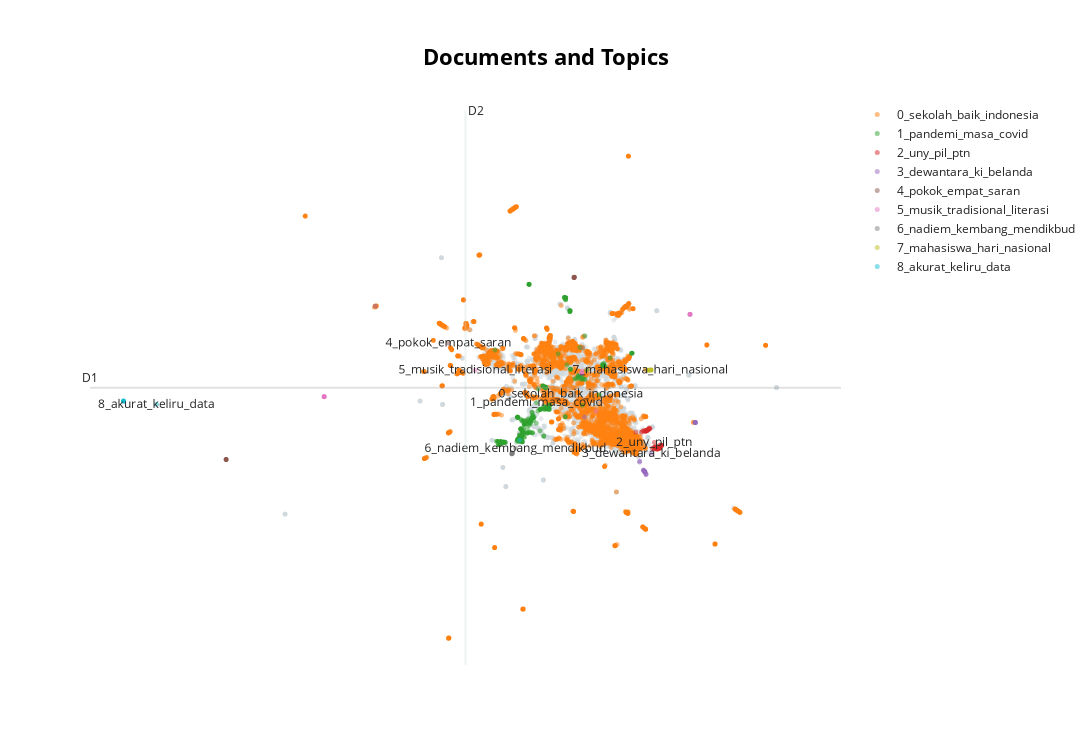

This figure's notebook cell:
### Code cell
topic_model.visualize_documents(text_data)

### Figure 1 — Plotly figure (JSON) as saved in the notebook; plotly's stock layout.template omitted (floating-point values rounded to 4 significant figures; data arrays with more than 128 entries replaced by an {"elided": "..."} marker saying what was removed)
{"data": [{"hoverinfo": "text", "hovertext": {"elided": "3115 str values"}, "marker": {"color": "#CFD8DC", "opacity": 0.5, "size": 5}, "mode": "markers+text", "name": "other", "showlegend": false, "type": "scattergl", "x": {"elided": "3115 float values"}, "y": {"elided": "3115 float values"}}, {"hoverinfo": "text", "hovertext": {"elided": "4696 str values"}, "marker": {"opacity": 0.5, "size": 5}, "mode": "markers+text", "name": "0_sekolah_baik_indonesia", "text": {"elided": "4696 str values"}, "textfont": {"size": 12}, "type": "scattergl", "x": {"elided": "4696 float values"}, "y": {"elided": "4696 float values"}}, {"hoverinfo": "text", "hovertext": {"elided": "375 str values"}, "marker": {"opacity": 0.5, "size": 5}, "mode": "markers+text", "name": "1_pandemi_masa_covid", "text": {"elided": "375 str values"}, "textfont": {"size": 12}, "type": "scattergl", "x": {"elided": "375 float values"}, "y": {"elided": "375 float values"}}, {"hoverinfo": "text", "hovertext": ["its all connected its all because capitalism mulai kualitas  sempat lanjut  peluang kerja kerja benerin benang kusut mulai mana jawab  uang wkw", "sch kalian mana peluang masuk snmsbm nya lebih besar pil unj manajemen  uny manajemen  pil unj manajemen  uny", "amankahh buat mandiri uny jalur nilai utbk   teknologi  ptn", "ptn mau tanya ambil teknologi pendidikankebijakan  uny kalo rep", "cm kakakkakak punya ebook   terima kasih belum", "ptn benar mana pil teknologi  uny pil   uny pil   uny pil teknologi  uny", "cm anak   uny sini mau tanyatanya nih terima kasih", "uny sama ilmu sejarah uny tuh tinggi mana astaga", "ptn spill skor utbk lolos   uny", "ptn minta pilihin ga thank lu advance uny   amp ilkom pil pil", "wkwk lawak jelang snbt malah ribut soal  lesan buat anak  sendiri mana narasiny senjang  yall blame everyne except your own incompetent government loll", "cm kak pdf  inovasi  indonesia terima kasih", "might be an unpopular opinion tengahtengah konflik iran vs isrl students activists being repressed us etc perlu consider halhal buat   depan utama buat program exchange negara sebut", "makanya choose your president wisely biar   ganti jadi lebih baik", "join indonesia si k educators on aug as they discuss the future of education gabung  buat  k indonesia tanggal agustus bahas masa depan", "cm ada program studi bahas atur   thanks", "salah satu essay gue pernah gue bahas bagaimana pak nadiem kalo bikin  kadang enggak permisi sama organisasi pelopor  yg happened be orang agama tua indonesia but this case is much needed go radical and sayang bodo thank you pak", "akhir aku banyak ranting  publik  sekian lama enggak engaged sok people will know what im actually doing and that education policyprogram is not as simple as protesting then making decision", "ptn mau tanya dong tau enggak skor utbk   uny berapaa aku pengin daftar ragu skor aku cukup ga", "uny info group mbkm  manajemen  sama dosen drs argo pambudi yaa thank you", "ptn bantu pilih mending pil   uny pil teknologi  unnes pil teknologi  unnes pil   uny", "ptn titipann ptn benar kak saran apil hi undip pil menejemen unsoed bpil hi undip pil   uny", "baru masalah baru welcome stakeholders we present new rencana aksi solve this", "lolos uny   gak skor utbk nya berapaa", "ptn guys kalo pilih administrasi publik uny pilih   uny aman enggak", "cm gaes bantu kasih contoh kebijakanperaturan  buat penting politik terima kasih jaba", "mohon maaf atas sinyal lot   maaf hamba kak kak", "the value of a college education is not the learning of many facts but the training of the mind think a einstein eyang enggak laku negara ganti perintah   ganti amangambing", "i agree with this tweet on sok many levels gue yakin banget banyak  transum  ketenagakerjaan rencana sehat dkk memang benar u tackle masalah real policy makernya enggak dampak langsung jadi problem solvingnya shallow banget", "dampak paling gede pandemi salah satu kualitas  sekarang kemenristek lebur kemendikbud ngeri benar makin rat bikin  enggak bayang efek riset kualitas anakanak depan were talking what will happen for several years ahead", "habis baca how social dynamics influence a developing countrys language planning and policy artikel bahas perlu bangladesh bikin  bahasa negara enggak ada  bahasa bikin bahasa inggris ranah  enggak punya pijak posisi jelas", "uny ada disink ambil matkul mbkm formulasi   kalo rep", "uny ambil mbkm  sosial   reading for specific purpose sama kewirausahaan sosial ga kirakira grup nya yaa kalo reply makasihh", "lu think tanam  karakter will be successful orang its just akal an orangorang atas buat bikin  baru fresh", "haloo uny ada ambil matkul workshop   aku mau cari teman grup wa nya", "ptn kira kira skor utbk   uny berapa", "cm beda prodi teknologi  administrasi  manajemen  sama   apa yaa", "sayang what you like about un and standardized test dua bikin  inklusif also  nadiem mendemonize un tes tulis mnrt aing kurang tepat", "tanyadong kalian mana peluang masuk snmsbm nya lebih besar pil unj manajemen  uny manajemen  pil unj manajemen  uny", "univjurusan pernah jadi timbang aku pilih sekarang ugm manajemen  publik unair psikologi undip hukum ub ilmu pustaka upi  slb itb fsrd unpad jurnalistik moga terima aamiin", "ptn rata rata buat masuk uny teknik  sama   berapaa yaa sama kira kira peluang masuk lebih gede manaa yaa tia pliss banget bantu sender", "ptn teknologi  uny   uny benar enggak urut pilih makasii", "proposal policy brief argumen   antikorup really suck", "cm kakak mau tanya dong beda jurus manajemen manajemen  publik manajemen  apa terima kasih", "menteri  pilih dorong  ganti seragam orang orang pikir begini isnt supposed be a pr emergency for you guys", "info joki tugas   dong", "cm jurus   universitas mana aja uny", "haloo uny ada ambil matkul workshop   aku mau cari teman grup wa nya", "uny group mbkm  manajemen  sama dosen drs argo pambudi mau reply thank you", "kalo skor masuk   uny enggak nder mending nilai rapot rata skor utbk saran jurus bakal masuk skor segitu dong", "ptn sini kakak lolos sbm   uny ngga mau izin nanya", "hii aku mau utbk besok aku punya prem edukun tanggal bismillah aku mau kasih teman temen doain aku masuk ptn uny pil tek  pil   semangat kalian", "uny matkul  ampamp manajemen  masuk fakultas apa gais", "ptn kakak kakak jurus teknologi    aku mau tanya tanya", "and not deny ops point enggak cuma   sih just politics general yg mana taung   engah soal ngebaca arah  jadi lebih mudah", "ptn daftar sama uny jurus   ga", "sch sini lolos sbm   uny ngga trivia molaritas moll", "cm halo kakak mau tanya nih beda manajemen  sama   apa terus ajar apa makasih", "sch guys mending pil   uny pil teknologi  unnes pil teknologi  unnes pil   uny", "kadang  hebat logika bukan penting banding  kebaji maybe youre great but thats not enough", "sisi miris rakyat punya akses  level guru tinggi hampir semua lini tampak jelas korban banyak banget perlu  serius tangan masalah there should be a radical change on how education is managed", "sch gais mau tanya kalo pilih jurus   bobot nilai tinggi apa btw um uny pakai nilai utbk help me gais", "halo pak boleh magang tri  buat   baru mahasiswa plonga plongo", "jangan disamain sama baby bommer quick learningnya mungkin anak rasa impact  baru nadiem  we count on you bro", "the next deep talk insecure   kait covid investasi masa depan meni will be another overthinking between women huft", "cm hai mau tanya prodi ilmu administrasi negarapublik kerja tri  jatuh jadi konsultan apa buat  bagaimana thankyou", "coba bahas pabrik kasih paling banyak dampak polusi  limbah bahas kelola sampah i dont think she understands enough abt those issues n there r more important issues tahan that our society contoh  bagaimana cara kerja kelompok baik enggak jadi beban", "ptn saran nilai gin aman enggak buat daftar psikologi uny ratarata prefer bkkebijakan  makasiih", "cm halo kak mau tanya administrasi    sama apa beda kalo tau ajar apa aja", "oke lets talk about here benar kalau omong masalah  selalu mentok sistem  kualitas  heterogen bgt jadi korban siapa guru yg literally terjun langsung murid sendiri", "ptn teknologi  uny   uny benar enggak urut thanks", "wah  nih mau diumumin putar", "hi moots aku mau tanya tanya enggak hadiah hmm sekira kalian kasih usul sistem  indonesia nih apa  ubah tambah masalah paling sering hadap ajar apa sih", "sch guys aku simulasi debat minggu depan topik peran siswa   nah aku bingung pernah debat belum kira kira apa siapin terima kasih belum", "one day gua pernah diskusi sama bokap mana sih lebih baik   rata literally sama semua baik kualitas infra guru slightly diskriminatif rsbi sama unggul other equivalent program ps will not gonna be a long thread", "ptn mau tanya buat mandiri uny jalur rapor rata rata rapor lama semester ku an aman enggak kalo ambil  luar sekolah   terimakasih", "kayak nyiapin deposito khusus biaya  anak masa depan rencana  student loan big nooo my kids should far away from debt", "cm beda prodi teknologi  administrasi  manajemen  sama   apa yaa", "what i actually think about my lovely country kompleks jangan dulu bicara soal ekonomi  sehat budaya filosofi macemmacem justru lebih tanam respon buah  bukan cuma tuju buat list", "ptn what you think about jurus   uny", "nanti respons kait isu  zonasi ppdb mungkin sekaligus kait zonasi  general meanwhile a good read", "uny info group mbkm  manajemen  sama dosen drs argo pambudi dong kawan thank you", "hii guys mau tanya bagaimana sih tanggap kalian kondisi  indonesia bagaimana kalian  meredeka ajar bantu jawab kalian tugas soal terimakasih", "cm guyss kasus apa   referensi tugas", "uny sini kakak tingkat jurus   sedia aku tanyatanya rep kaa terima kasihh", "sch guys kalian mending manaa lebih gede peluang mana yaa pil unpad ilmu administrasi bisnis pil uny", "cm guys aku butuh bantu mahasiswa  sering nglakuin teliti  baca proposal asih kritik masuk rep guys terima kasih", "ptn kira kira skor utbk   uny berapa", "kak rata rata buat masuk uny teknik  sama   berapaa yaa sama kira kira peluang masuk lebih gede manaa yaa tia pliss banget bantu sender", "uny halo temanteman tau info kelas mbkm matkul   sama  alternatif pend sosiologi kalau reply terima kasihh", "uny ambil mbkm  manajemen  sama dosen drs argo pambudi", null], "marker": {"opacity": 0.5, "size": 5}, "mode": "markers+text", "name": "2_uny_pil_ptn", "text": ["", "", "", "", "", "", "", "", "", "", "", "", "", "", "", "", "", "", "", "", "", "", "", "", "", "", "", "", "", "", "", "", "", "", "", "", "", "", "", "", "", "", "", "", "", "", "", "", "", "", "", "", "", "", "", "", "", "", "", "", "", "", "", "", "", "", "", "", "", "", "", "", "", "", "", "", "", "", "", "", "", "", "", "", "", "", "", "", "", "", "", "2_uny_pil_ptn"], "textfont": {"size": 12}, "type": "scattergl", "x": [13.97, 14.9, 14.86, 14.76, 14.68, 14.91, 14.69, 14.76, 14.86, 14.68, 14.18, 14.64, 14.35, 14.22, 14.38, 14.66, 14.18, 14.26, 14.8, 14.78, 14.92, 14.93, 14.3, 14.82, 14.85, 14.6, 14.64, 14.27, 14.19, 14.02, 14.15, 14.7, 14.76, 14.21, 14.72, 14.84, 14.72, 14.26, 14.9, 14.93, 14.82, 14.84, 14.34, 14.71, 14.22, 14.56, 14.74, 14.7, 14.78, 14.78, 14.76, 14.67, 14.71, 14.7, 14.14, 14.8, 14.78, 14.7, 14.91, 14.23, 14.07, 14.8, 14.75, 14.2, 14.32, 14.7, 14.23, 14.79, 14.72, 13.7, 14.85, 14.6, 14.65, 14.64, 14.15, 14.81, 14.23, 14.72, 14.22, 14.28, 14.22, 14.75, 14.67, 14.48, 14.67, 14.85, 14.59, 14.84, 14.82, 14.75, 14.8, 14.58], "y": [1.941, 1.04, 0.9637, 0.8375, 0.829, 1.024, 0.8155, 0.8428, 0.9668, 0.8388, 2.022, 0.9375, 2.188, 2.047, 2.201, 0.8303, 2.037, 2.105, 0.8519, 0.8483, 1.034, 1.053, 2.182, 0.8645, 0.9481, 0.9165, 0.9086, 2.112, 2.067, 2.018, 2.052, 0.8153, 0.833, 2.051, 0.8254, 0.8573, 0.7957, 2.099, 1.039, 1.056, 0.8506, 0.9363, 2.234, 0.8025, 2.065, 0.8254, 0.8405, 0.8175, 0.8353, 0.8848, 0.8876, 0.8666, 0.804, 0.8172, 1.996, 0.8893, 0.8768, 0.8053, 1.031, 2.055, 2.056, 0.8563, 0.8286, 2.039, 2.143, 0.8043, 2.09, 0.8482, 0.7971, 1.956, 0.9448, 0.806, 0.857, 0.8761, 2.059, 0.8516, 2.045, 0.7979, 2.07, 2.109, 2.072, 0.8097, 0.8452, 0.8462, 0.8298, 1.075, 0.9288, 0.858, 0.8447, 0.8231, 0.8521, 1.247]}, {"hoverinfo": "text", "hovertext": ["mun memang macett ttos ngaganggu pis naha sih teu demo demo teh kanu urus sapopoe heula biaya  macet skala kota heula teu kudu nasional iyeu mah raa ruu nu nyieun  lamtas mah hees mun teu demo", "bagai barang mewah masyarakat kurang mampu dewasa lagilagi ukt jadi kendala utama koyok ngunu kok promosipromosi wae ayo kuliah kampus wahai mang  dunia  kuliah bsi aja", "maturnuwun ndoro ganjardiantara banyak kerja kurang baik selip satu  sangat mulia gubernurnjenengan nguwongke  selamat hari  nasional moga  negara makin maju karakter", "ancen  tri  kui kok enggak pas wayah ku bien heemm", "tanggal mei jadi ingat kenang jasa ki hajar dewantara berkat pikir amp  beliau tuang dulu kenyam  setinggitingginya selamat hari  nasional", "hahahahaha skak pis ieu moal ngilu jonasi ah insyaallah budak mah moal kak negeri sing aya rejekina allah rudet masataka abi ningal   gararoblog", "ora ora iso bayar ukt duet ku entek pye jal yungalaaahh tulung kalo bikin  jangan susah kapan sih cipta  jangkau seluruh warga negara aku pengin ngono kwi", "puan maharani selalu perhati   buat malam alshad ramadhan renata kiky sih paling micellar syabda", "tanggal mei jadi ingat kenang jasa ki hajar dewantara berkat pikir amp  beliau tuang dulu kenyam  setinggitingginya selamat hari  nasional", "atur memgatur hukum hukum   adil asa adil opo neh", "niat nek njupuk   dadi kepala sekolah sok", "ora ora iso bayar ukt duet ku entek pye jal yungalaaahh tulung kalo bikin  jangan susah kapan sih cipta  jangkau seluruh warga negara aku pengin ngono kwi", "for all mang   mboh karepmu", "selamat hari  nasional hadir hari  nasional lepas peran ki hadjar dewantara pelopor  indonesia kenal lawan berani tentang bagai  perintah hindia belanda kait", "holiday kitu pak meuni enggak muncul samsek pas pandemi maha nasib nya  indonesia teh pa ajar daring rebah bari jeung teu ngarti dosen ngajelaskeun naon apa bikin  nurani akal sehat", "tanggal mei jadi ingat kenang jasa ki hajar dewantara berkat pikir amp  beliau tuang dulu kenyam  setinggitingginya selamat hari  nasional", "tanggal mei jadi ingat kenang jasa ki hajar dewantara berkat pikir amp  beliau tuang dulu kenyam  setinggitingginya selamat hari  nasional", "ing ngarso sing tulodho ing madyo mangun karso tutwuri handayani selamat hari  nasional  hasil insan penuh kebaji cerdas   buat taraf hidup manusia tingkat bagai segi", "faktafakta kena hari  nasional k h dewantara bapak  nasional beliau satusatunya orang berani tentang   perintah hindia belanda boleh anak belanda keluarga ekonomi atas sekolah", "tahu manten ki hadjar dewantara kenal berani tentang   perintah hindia belanda boleh anakanak lahir belanda orang kayak kenyam bangku", "tanggal mei jadi ingat kenang jasa ki hajar dewantara berkat pikir amp  beliau tuang dulu kenyam  setinggitingginya selamat hari  nasional", "lho obrolane tekan nikah teh wing wes adem ayem kok bahas banjir  perintah laju ekonomi sistem  lah kok balik teh obrol nikah duh", "oposeh antara semua  program  kalau benar rombak seragam wes ramasukkkkkk", "kue dadi mentang semakean dadi mengtri gole gawe  sebodonge dewek tokora ngutek ora due raipendidikan dianggep mainmain go uji coba plus proyekankurikulum bae mbeke jalan gari rubah maningdue cumplung ora jangan yoh sih ndoro mengtri", "sejarah hari  nasional juang ki hadjar dewantara rang  perintah hindia belanda hari  nasional hardiknas ingat tanggal mei ingat juang ki hadjar dewantara", "jalan ki hajar dewantara bapak  nasional indonesia ki hadjar dewantara orang pahlawan nasional berani tentang   perintah hindia belanda masa", "mang  kok enggak  dikiro rakyat ora iso tuku rice cooker duit rakyat dihamburke kanggo seng ora ceto kae hlo kesahatan amp  pikiren digratiske ben rakyate ora bingung yen sakit sekolahe disetarake ben rakyate pinter ngono kok pengin maju silit", "kirim jabat  indonesia eh podo wae ding opo gek ubah  e", "sing jelas kakehen plekatit covid mung go dalih alas rubah sistem  kurikulum wing bae mbeke kedimikdimik mlaku ganti  maning  koh go ajang uji coba main prihatin", "memange pecah oposisi koalisi  politik bos nek awak gawe  bagus tak apresiasi nek ngawur tak sruduk koe ora dewa seng mesti benere", "dulu ki hadjar dewantara kenal tentang   perintah hindia belanda masa boleh anakanak lahir belanda orang kayak kenyam bangku", "dadi jaman saiki sing butuh nilai ki udu murid gurune mergo nak gurune rak kai nilai mengko senen karo atasane cap gagal ajar asle memang kudune buat  dunia  kui latarbelakange guru mergo sing paling erti situasi kondisi", "indonesia bekas jajah belanda jadi semua atur hingga hukum anut kitab undangundang hukum cipta kolonial belandasistem  militer pegawai acu  perintah kolonial belanda hari", "ki hadjar dewantara pahlawan lahir mei tentang   hindia belanda boleh anak belanda orang kayak rasa bangku  semangat hari  ruh lawan ki hadjar dewantara kolonialisme belanda", "mahasiswa fkip gue mau tingkatin kualitas guru rata lebih dulu enggak lupa survei kondisi  seluruh peloson negeri bagaimana rumusin  enggak lupa buat naikin gaji guru ben cangkem wong sing omong dadi guru ra sepiro iso neng", "jangan buat  buat anak anak dunia  makin cekam ingat gusti mboten sare", "pak menteri  kalo mau buat  sekolah dharing permanen tulung rika dolan dolan sing adoh sit ndeleng sing due hp pira sing ora due piradeleng sinyal terus bar kue itung rambute rika ana pira nek ngitung terus kungkum kali men seger", "selamat hari  nasional ki hadjar dewantara lahir keluarga kayak indonesia lama era kolonialisme belanda kenal berani tentang   perintah hindia belanda masa", "kurang  tahu buat orangorang salah  bpjs doohhh mulane moco o", "nadhiem memang lihat  bagus  tiwas isin mbelani", "kuliah murni gt ppg prajab kuliah pend gt ppg prajab terus kabeh iso dadi guru gunane kuliah  terus saiki opooooo heee halo halooooo  mblobooorrr", "selamat hari  nasional ing ngarsa sung tulodho ing madya mangun karsa tut wuri handayani tengah pandemi covid  laksana ajar moga tetap optimis  indonesia lebih baik", "publik karo   ki mbok podo neh", "ganti ndoro ganti  ganti  bikin murid wali murid guru laba hoola yuuuung biyung gumun jangan gumun yah  selalu jadi uji coba mbok jadi ndoro mikir dulu tindak", "kirim jabat  indonesia eh podo wae ding opo gek ubah  e", "hilih mah ngopo liyane ribut omnibus iki malah haha hihi mbok akses  kampus tuloo buka seluasluasnya semua lapis masy ing ngarso sung tulodho ngenei conto adil sosial seluruh rakyat lewat  konkrit", "holiday kitu pak meuni enggak muncul samsek pas pandemi maha nasib nya  indonesia teh pa ajar daring rebah bari jeung teu ngarti dosen ngajelaskeun naon apa bikin  nurani akal sehat", "cak takok poo masalah sosial budaya  perintah utowo  seng sek relevan teliti gawe skripsi tahun depan kirokiro opo", null], "marker": {"opacity": 0.5, "size": 5}, "mode": "markers+text", "name": "3_dewantara_ki_belanda", "text": ["", "", "", "", "", "", "", "", "", "", "", "", "", "", "", "", "", "", "", "", "", "", "", "", "", "", "", "", "", "", "", "", "", "", "", "", "", "", "", "", "", "", "", "", "", "", "", "", "3_dewantara_ki_belanda"], "textfont": {"size": 12}, "type": "scattergl", "x": [14.11, 14.11, 14.18, 14.07, 16.53, 14.11, 14.1, 1.354, 16.53, 14.08, 14.12, 14.1, 14.11, 16.53, 14.1, 16.53, 16.53, 14.18, 16.52, 16.52, 16.53, 14.13, 13.88, 14.12, 16.52, 16.52, 14.13, 14.13, 14.12, 14.13, 16.52, 14.12, 11.27, 16.52, 14.1, 14.11, 14.12, 16.52, 13.89, 14.06, 14.12, 14.19, 14.13, 14.1, 14.14, 14.12, 14.1, 14.13, 14.43], "y": [-0.7344, -0.7218, -0.9479, -0.6412, 2.611, -0.7292, -0.7091, 10.57, 2.612, -0.6836, -0.7494, -0.7173, -0.7275, 2.614, -0.706, 2.611, 2.611, -0.9061, 2.62, 2.615, 2.611, -0.7519, -0.09623, -0.7473, 2.616, 2.616, -0.7543, -0.75, -0.7438, -0.7538, 2.616, -0.7474, 2.986, 2.617, -0.6996, -0.7174, -0.7455, 2.616, -0.03175, -0.6551, -0.741, -0.9224, -0.7503, -0.7094, -0.764, -0.7477, -0.7108, -0.7561, 0.5058]}, {"hoverinfo": "text", "hovertext": ["mendikbud tetap pokok   merdeka ajar", "mendikbud sampai program   tinggi", "dar saran kemendikbud bila keluar  implementasi pola hidup baru  hendak timbang tiga", "mendikbud terap empat pokok   merdeka ajar lengkap via", "mendikbud gerak merdeka ajar tetap empat pokok", "mendikbud tetap empat pokok   merdeka ajar", "dar saran kemendikbud bila keluar  implementasi pola hidup baru  hendak timbang tiga", "mendikbud tetap empat pokok   merdeka ajar", "dar saran kemendikbud bila keluar  implementasi pola hidup baru  hendak timbang tiga", "mendikbud luncur merdeka ajar pokok", "mendikbud sampai empat pokok   merdeka ajar", "dar saran kemendikbud bila keluar  implementasi pola hidup baru  hendak timbang tiga", "mendikbud tetap empat pokok   merdeka ajar", "dar saran kemendikbud bila keluar  implementasi pola hidup baru  hendak timbang tiga", "dar saran kemendikbud bila keluar  implementasi pola hidup baru  hendak timbang tiga", "siar pers mendikbud tetap empat pokok   merdeka ajar", "mendikbud tetap empat pokok   merdeka ajar", "mendikbud sampai empat program pokok   merdeka ajar", "dar saran kemendikbud bila keluar  implementasi pola hidup baru  hendak timbang tiga", "headline nasional mendikbud tetap empat pokok", "mendikbud tetap empat pokok   merdeka ajar", "siar pers mendikbud tetap empat pokok   merdeka ajar", "dar saran kemendikbud bila keluar  implementasi pola hidup baru  hendak timbang tiga", "jangan grusagrusu saran kemendikbud dar saran kemendikbud bila keluar  implementasi pola hidup baru  hendak timbang tiga", "dar saran kemendikbud bila keluar  implementasi pola hidup baru  hendak timbang tiga", "mendikbud tetap empat pokok   merdeka ajar", "jangan grusagrusu saran kemendikbud dar saran kemendikbud bila keluar  implementasi pola hidup baru  hendak timbang tiga", "dar saran kemendikbud bila keluar  implementasi pola hidup baru  hendak timbang tiga", "mendikbud sampai empat pokok   merdeka ajar", "rpp cukup lembar laku mulai tahun depan mendikbud tetap empat pokok   merdeka ajar", "siar pers mendikbud tetap empat pokok   merdeka ajar", "mendikbud tetap empat pokok", "mendikbud tetap empat pokok   merdeka ajar", "dar saran kemendikbud bila keluar  implementasi pola hidup baru  hendak timbang tiga", "mendikbud tetap empat pokok   merdeka ajar", "mendikbud sampai empat pokok   merdeka ajar lewat", null], "marker": {"opacity": 0.5, "size": 5}, "mode": "markers+text", "name": "4_pokok_empat_saran", "text": ["", "", "", "", "", "", "", "", "", "", "", "", "", "", "", "", "", "", "", "", "", "", "", "", "", "", "", "", "", "", "", "", "", "", "", "", "4_pokok_empat_saran"], "textfont": {"size": 12}, "type": "scattergl", "x": [10.78, 10.78, -5.717, 10.78, 10.78, 10.79, -5.717, 10.79, -5.717, 10.78, 10.77, -5.717, 10.79, -5.717, -5.717, 10.79, 10.79, 10.79, -5.717, 10.79, 10.79, 10.79, -5.717, -5.717, -5.717, 10.79, -5.717, -5.717, 10.78, 10.79, 10.79, 10.79, 10.79, -5.717, 10.79, 10.78, 4.825], "y": [12.55, 12.53, 0.08119, 12.55, 12.55, 12.55, 0.08119, 12.55, 0.0812, 12.54, 12.53, 0.08121, 12.55, 0.08123, 0.08122, 12.55, 12.55, 12.55, 0.0812, 12.55, 12.55, 12.56, 0.0812, 0.08119, 0.08118, 12.55, 0.08118, 0.08118, 12.54, 12.55, 12.56, 12.56, 12.56, 0.08119, 12.56, 12.54, 8.047]}, {"hoverinfo": "text", "hovertext": ["diskusi digekar ingat hari musik tradisional sekaligus susun  tingkat apresiasi musik lalu  lindung hak cipta karya musik tradisional", "salah satu masalah jumpa  indonesia hingga tahun senjang  kurang biasa literasi lihat data muka pusat teliti   budaya", "salah satu masalah jumpa  indonesia hingga tahun senjang  kurang biasa literasi lihat data muka pusat teliti   budaya", "dirjen budaya khusus direktorat film musikampmedia baru rangka ingat hari musik tahun susun  tingkat apresiasi musik mll pendidikanamppelindungan hak cipta karya musik tradisional", "direktorat film musik media baru susun  tingkat apresiasi musik lalu  lindung hak cipta karya musik tradisional", "rangka ingat hari musik tahun direktorat jenderal budaya susun  tingkat apresiasi musik lalu pendidikanamppelindungan hak cipta karya musik tradisional", "acara rangka ingat hari musik tahun nanatinya  tingkat apresiasi musik lalu  lindung hak cipta karya musik tradisional", "masalah jumpa  indonesia hingga tahun senjang  kurang literasi data pusat teliti  dikbud tunjuk indeks aktivitas literasi baca indeks alibaca nasional masuk kategori literasi rendah", "susun  tingkat apresiasi musik lalu  lindung hak cipta karya musik tradisional", "data thn pusat teliti   budaya provinsi indonesia provinsi masuk kategori aktivitas literasi sedang provinsi masuk kategori rendah amp provinsi masuk kategori sangat rendah", "salah satu masalah jumpa  indonesia hingga tahun senjang  kurang biasa literasi lihat data muka pusat teliti   budaya", "salah satu masalah jumpa  indonesia hingga tahun senjang  kurang biasa literasi lihat data muka pusat teliti   budaya lalu indeks", "salah satu masalah jumpa  indonesia hingga tahun senjang  kurang biasa literasi lihat data muka pusat teliti   budaya", "seribetribetnya  menteri  satu aku sangat tuju tingkat literasi numerasi serta  netijen indonesia memang ratarata minim literasi allah", "kemendikbud rancang  besar bidang musik liput lindung kaya intelektual musisi tradisional kembang materi metode ajar apresiasi musik dunia  selamat hari musik nasional", "acara rangka ingat hari musik salah satu giat susun  tingkat apresiasi musik lewat  lindung hak cipta karya musik tradisional", "lihat data muka pusat teliti   budaya lalu indeks aktifitas literasi baca indeks alibaca nasional masuk kategori literasi rendah", "lalu direktorat film musik media baru susun  tingkat apresiasi musik lalu  lindung hak cipta karya musik tradisional", "susun  tingkat apresiasi musik lalu  lindung hak cipta karya musik tradisional", "ditjen budaya tahun susun  tingkat apresiasi musik lalu  lindung hak cipta karya musik tradisional", "salah satu masalah jumpa  indonesia hingga tahun senjang  kurang biasa literasi lihat data muka pusat teliti   budaya", "rangka ingat hari musik tahun susun  tingkat apresiasi musik lalu  lindung hak cipta karya musik tradisional", "tingkat apresiasi musik lalu  lindung hak cipta karya musik tradisional", "dirjen budaya khusus direktorat film musik amp media baru mnyusun  tingkat apresiasi musik lalu  amp lindung hak cipta karya musik tradisional", "hari susun  tingkat apresiasi musik lalu  lindung hak cipta karya musik tradisional", "salah satu masalah jumpa  indonesia hingga tahun senjang  kurang biasa literasi lihat data muka pusat teliti   budaya", "masalah  indonesia hingga tahun senjang  kurang biasa literasi lihat data pusat teliti   budaya", "indeks aktivasi literasi baca pusat teliti   budaya menteri  budaya", null], "marker": {"opacity": 0.5, "size": 5}, "mode": "markers+text", "name": "5_musik_tradisional_literasi", "text": ["", "", "", "", "", "", "", "", "", "", "", "", "", "", "", "", "", "", "", "", "", "", "", "", "", "", "", "", "5_musik_tradisional_literasi"], "textfont": {"size": 12}, "type": "scattergl", "x": [-1.068, 16.28, 16.28, -1.068, -1.068, -1.068, -1.068, 11.12, -1.068, 11.15, 16.28, 16.28, 16.28, 11.81, -1.068, -1.068, 11.14, -1.068, -1.068, -1.068, 16.28, -1.068, -1.068, -1.068, -1.068, 16.28, 16.28, 11.16, 6.092], "y": [4.383, 10.02, 10.02, 4.383, 4.383, 4.383, 4.383, 5.988, 4.383, 5.992, 10.02, 10.02, 10.02, 3.396, 4.383, 4.383, 5.998, 4.383, 4.383, 4.383, 10.02, 4.383, 4.383, 4.383, 4.383, 10.02, 10.02, 6.146, 6.194]}, {"hoverinfo": "text", "hovertext": ["mendikbud nadiem kembang  lewat", "mendikbud nadiem kembang", "mendikbud nadiem kembang", "mendikbud nadiem kembang", "lima  nadiem  indonesia", "orientasi   nadiem", "lima  nadiem  indonesia", "lima  nadiem  indonesia", "lima  nadiem  indonesia", "mendikbud nadiem kembang  tempo", "lima  mendikbud kembang", "mendikbud nadiem kembang", "mendikbud nadiem kembang", "mendikbud nadiem kembang", "mendikbud nadiem kembang", "orientasi   nadiem", "lima  nadiem  indonesia", "orientasi   nadiem", "menteri nadiem sampai   merdeka ajar", "barong  mendikbud nadiem kembang  tempo", null], "marker": {"opacity": 0.5, "size": 5}, "mode": "markers+text", "name": "6_nadiem_kembang_mendikbud", "text": ["", "", "", "", "", "", "", "", "", "", "", "", "", "", "", "", "", "", "", "", "6_nadiem_kembang_mendikbud"], "textfont": {"size": 12}, "type": "scattergl", "x": [7.839, 7.833, 7.833, 7.832, 7.845, 7.835, 7.848, 7.844, 7.845, 7.834, 7.856, 7.831, 7.833, 7.832, 7.82, 7.835, 7.842, 7.833, 11.18, 7.835, 8.004], "y": [0.4899, 0.4815, 0.4808, 0.4803, 0.503, 0.4852, 0.5068, 0.5, 0.503, 0.4827, 0.5205, 0.4794, 0.4805, 0.4802, 0.4662, 0.4827, 0.4969, 0.481, 7.712, 0.4818, 0.8497]}, {"hoverinfo": "text", "hovertext": ["giat sabtu lalu universitas ivet semarang jadi bicara seminar nasional tema  perintah kuota asn lulus pgpaud libat  dasar kelas rendah", "selamat hari  nasional hubung hari  nasional  rektorat pihak ada mahasiswa mahasiswa undip tuntut batal naik ukt mahasiswa", "selamat hari  nasional hubung hari  nasional  rektorat pihak ada mahasiswa mahasiswa undip tuntut batal naik ukt mahasiswa baru", "selamat hari  nasional hubung hari  nasional  rektorat pihak ada mahasiswa mahasiswa undip tuntut batal naik ukt mahasiswa baru", "selamat hari  nasional hubung hari  nasional  rektorat pihak ada mahasiswa mahasiswa undip tuntut batal naik ukt mahasiswa", "selamat hari  nasional hubung hari  nasional  rektorat pihak ada mahasiswa mahasiswa undip tuntut", "selamat hari  nasional hubung hari  nasional  rektorat pihak ada mahasiswa mahasiswa undip tuntut", "hubung hari  nasional  rektorat pihak ada mahasiswa mahasiswa undip tuntut batal naik ukt mahasiswa baru", "selamat hari  nasional hubung hari  nasional  rektorat pihak ada mahasiswa mahasiswa undip tuntut batal naik ukt mahasiswa baru revisi rkat distribusi paket kuota internet c", "selamat hari  nasional hubung hari  nasional  rektorat pihak ada mahasiswa mahasiswa undip tuntut", "selamat hari  nasional hubung hari  nasional amp  rektorat pihak ada mahasiswa mahasiswa undip tuntut batal naik ukt mahasiswa baru revisi rkat distribusi paket kuota internet cont", "selamat hari  nasional hubung hari  nasional  rektorat pihak ada mahasiswa mahasiswa undip tuntut", "selamat hari  nasional hubung hari  nasional  rektorat pihak ada mahasiswa mahasiswa undip tuntut", "selamat hari  nasional hubung hari  nasional  rektorat pihak ada mahasiswa mahasiswa undip tuntut batal naik ukt mahasiswa", "selamat hari  nasional hubung hari  nasional  rektorat pihak ada mahasiswa mahasiswa undip tuntut batal naik ukt mahasiswa", "selamat hari  nasional hubung hari  nasional  rektorat pihak ada mahasiswa mahasiswa undip tuntut batal naik ukt mahasiswa baru revisi rkat distribusi paket kuota internet", null], "marker": {"opacity": 0.5, "size": 5}, "mode": "markers+text", "name": "7_mahasiswa_hari_nasional", "text": ["", "", "", "", "", "", "", "", "", "", "", "", "", "", "", "", "7_mahasiswa_hari_nasional"], "textfont": {"size": 12}, "type": "scattergl", "x": [14.22, 14.42, 14.42, 14.42, 14.42, 14.42, 14.43, 14.4, 14.32, 14.43, 14.34, 14.43, 14.43, 14.42, 14.41, 14.32, 14.39], "y": [6.216, 6.211, 6.211, 6.211, 6.211, 6.212, 6.212, 6.212, 6.19, 6.212, 6.185, 6.212, 6.212, 6.212, 6.202, 6.196, 6.207]}, {"hoverinfo": "text", "hovertext": ["data akurat   keliru", "data akurat   keliru", "data akurat   keliru", "data akurat   keliru", "data akurat   keliru", "paham analisis", "data akurat   keliru", "data akurat   keliru", "data akurat   keliru", "data akurat   keliru", "data akurat   keliru", "data akurat   keliru", null], "marker": {"opacity": 0.5, "size": 5}, "mode": "markers+text", "name": "8_akurat_keliru_data", "text": ["", "", "", "", "", "", "", "", "", "", "", "", "8_akurat_keliru_data"], "textfont": {"size": 12}, "type": "scattergl", "x": [-10.58, -10.58, -10.58, -10.58, -10.58, 8.195, -10.58, -10.58, -10.58, -10.58, -10.58, -10.58, -9.018], "y": [4.08, 4.08, 4.08, 4.08, 4.08, 1.407, 4.08, 4.08, 4.08, 4.08, 4.08, 4.08, 3.857]}], "layout": {"annotations": [{"showarrow": false, "text": "D1", "x": -12.17, "y": 4.992, "yshift": 10}, {"showarrow": false, "text": "D2", "x": 5.629, "xshift": 10, "y": 23.97}], "height": 750, "shapes": [{"line": {"color": "#CFD8DC", "width": 2}, "type": "line", "x0": 5.629, "x1": 5.629, "y0": -13.99, "y1": 23.97}, {"line": {"color": "#9E9E9E", "width": 2}, "type": "line", "x0": -12.17, "x1": 23.43, "y0": 4.992, "y1": 4.992}], "title": {"font": {"color": "Black", "size": 22}, "text": "<b>Documents and Topics</b>", "x": 0.5, "xanchor": "center", "yanchor": "top"}, "width": 1200, "xaxis": {"visible": false}, "yaxis": {"visible": false}}}
